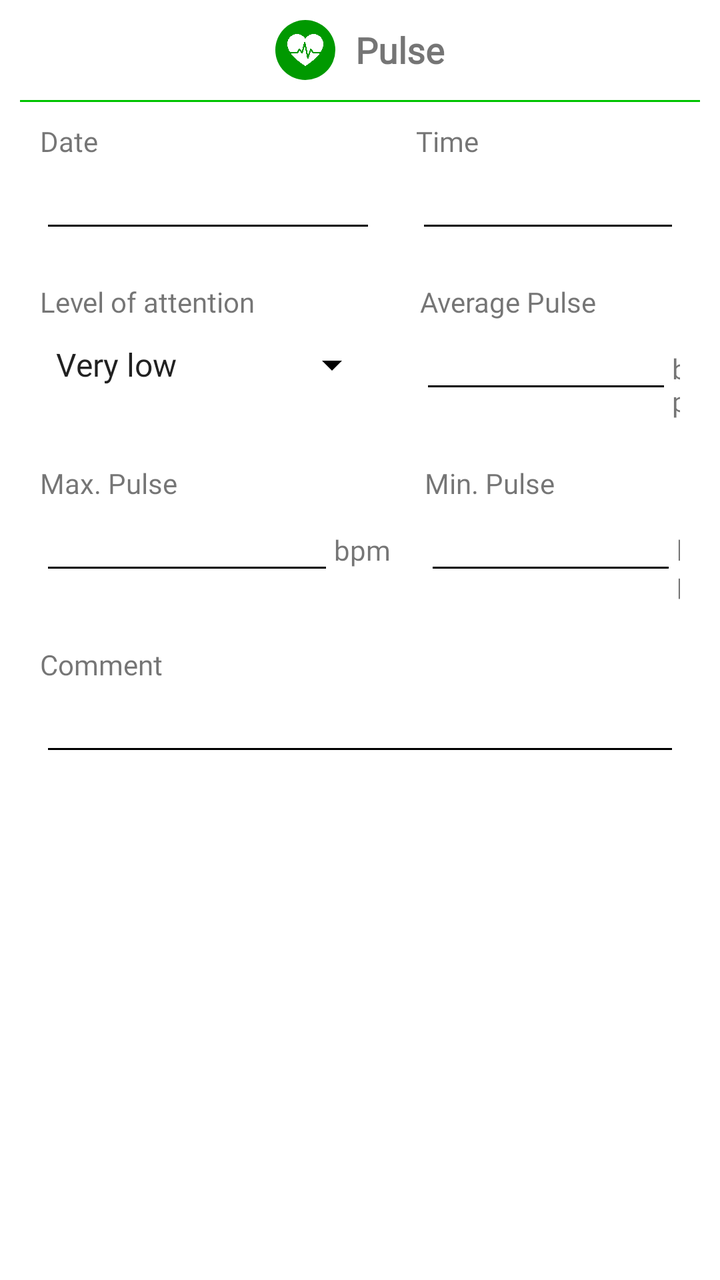
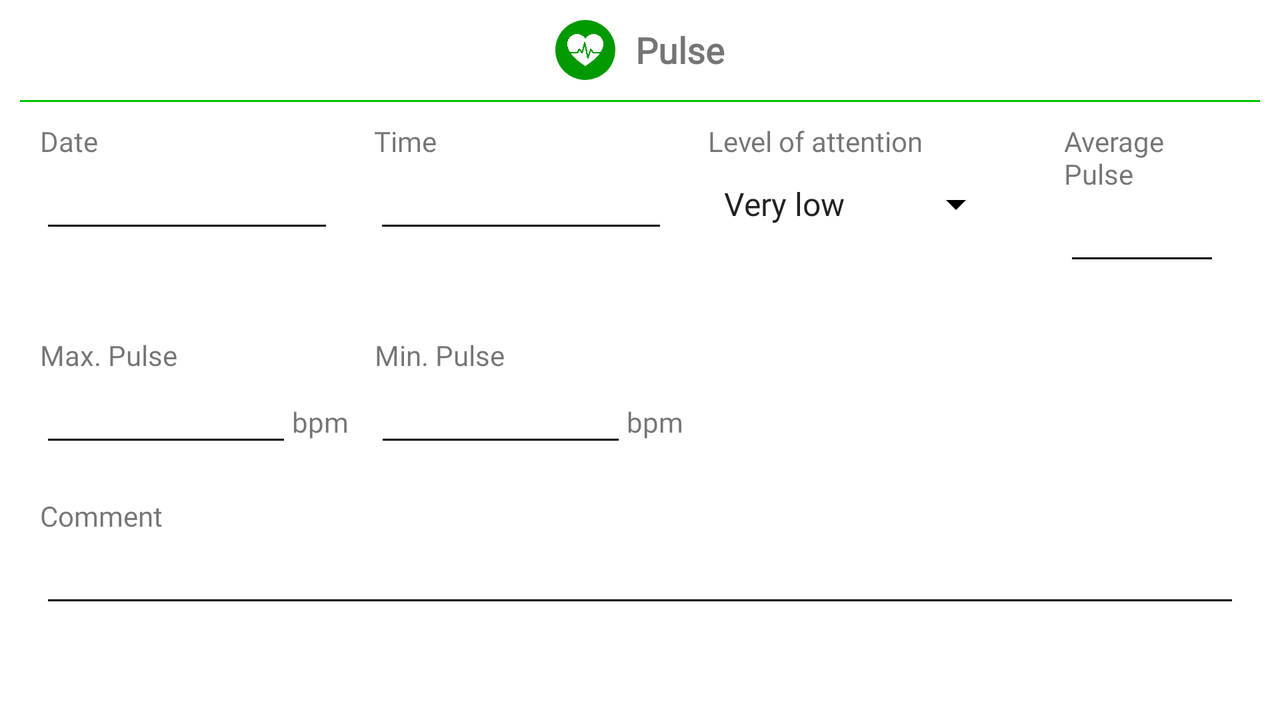

Two renders of one Android screen. The first uses the default layout on a phone; the second uses the alternative layout the repository ships for a different screen configuration, on a matching device. The two XML files are below.
<!-- AndroidManifest.xml: application theme Theme.MyHealthMonitor -->
<!-- res/layout/fragment_pulse.xml -->
<?xml version="1.0" encoding="utf-8"?>
<LinearLayout
    xmlns:android="http://schemas.android.com/apk/res/android"
    xmlns:app="http://schemas.android.com/apk/res-auto"
    xmlns:tools="http://schemas.android.com/tools"
    android:layout_width="match_parent"
    android:layout_height="match_parent"
    tools:context=".NewReportActivity"
    android:orientation="vertical">

    <LinearLayout
        android:layout_width="match_parent"
        android:layout_height="wrap_content"
        android:orientation="horizontal"

        android:layout_marginStart="20dp"
        android:layout_marginEnd="20dp"
        android:layout_marginTop="10dp"
        android:layout_marginBottom="10dp"
        android:gravity="center" >

        <ImageView
            android:layout_width="30dp"
            android:layout_height="30dp"
            app:srcCompat="@drawable/img_heart_beat"
            android:background="@drawable/background_green_oval"
            app:tint="@color/white"
            android:padding="6dp"
            android:layout_marginEnd="10dp"
            android:contentDescription="@string/pulse" />

        <TextView
            android:layout_height="wrap_content"
            android:layout_width="wrap_content"
            android:textSize="18sp"
            android:textStyle="bold"
            android:text="@string/pulse"
            />
    </LinearLayout>

    <View
        android:layout_width="match_parent"
        android:layout_height="1dp"
        android:background="@color/green"
        android:layout_marginStart="10dp"
        android:layout_marginEnd="10dp"/>

    <LinearLayout
        android:layout_width="match_parent"
        android:layout_height="wrap_content"
        android:orientation="horizontal"
        android:layout_marginStart="20dp"
        android:layout_marginEnd="20dp"
        android:layout_marginTop="10dp"
        android:layout_marginBottom="10dp">

        <LinearLayout
            android:orientation="vertical"
            android:layout_width="wrap_content"
            android:layout_height="wrap_content"

            android:layout_marginEnd="10dp">

            <TextView
                android:layout_height="wrap_content"
                android:layout_width="wrap_content"

                android:text="@string/date" />

            <EditText
                android:id="@+id/date"

                android:layout_height="wrap_content"
                android:layout_width="wrap_content"
                android:ems="8"

                android:focusable="false" />
        </LinearLayout>

        <LinearLayout
            android:orientation="vertical"
            android:layout_height="wrap_content"
            android:layout_width="wrap_content"
            android:layout_marginStart="10dp">

            <TextView
                android:layout_height="wrap_content"
                android:layout_width="wrap_content"

                android:text="@string/time" />

            <EditText
                android:id="@+id/time"

                android:layout_height="wrap_content"
                android:layout_width="wrap_content"
                android:ems="8"

                android:focusable="false" />
        </LinearLayout>
    </LinearLayout>

    <LinearLayout
        android:layout_width="match_parent"
        android:layout_height="wrap_content"
        android:orientation="horizontal"

        android:layout_marginStart="20dp"
        android:layout_marginEnd="20dp"
        android:layout_marginTop="10dp"
        android:layout_marginBottom="10dp">

        <LinearLayout
            android:orientation="vertical"
            android:layout_width="wrap_content"
            android:layout_height="wrap_content"

            android:layout_marginEnd="10dp">

            <TextView
                android:layout_width="wrap_content"
                android:layout_height="wrap_content"

                android:text="@string/attention" />

            <Spinner
                android:id="@+id/attention"
                android:layout_width="170dp"
                android:layout_height="wrap_content"
                android:entries="@array/attention"
                android:layout_marginTop="10dp"/>
        </LinearLayout>

        <LinearLayout
            android:orientation="vertical"
            android:layout_width="wrap_content"
            android:layout_height="wrap_content"

            android:layout_marginStart="10dp">

            <TextView
                android:layout_height="wrap_content"
                android:layout_width="wrap_content"

                android:text="@string/avgPulse" />

            <LinearLayout
                android:orientation="horizontal"
                android:layout_height="wrap_content"
                android:layout_width="wrap_content">
                <EditText
                    android:id="@+id/avgPulse"

                    android:layout_height="wrap_content"
                    android:layout_width="wrap_content"
                    android:ems="6"
                    android:inputType="numberSigned"/>
                <TextView
                    android:layout_height="wrap_content"
                    android:layout_width="wrap_content"

                    android:text="bpm" />
            </LinearLayout>
        </LinearLayout>
    </LinearLayout>

    <LinearLayout
        android:layout_width="match_parent"
        android:layout_height="wrap_content"
        android:orientation="horizontal"

        android:layout_marginStart="20dp"
        android:layout_marginEnd="20dp"
        android:layout_marginTop="10dp"
        android:layout_marginBottom="10dp">

        <LinearLayout
            android:orientation="vertical"
            android:layout_height="wrap_content"
            android:layout_width="wrap_content"
            android:layout_marginEnd="10dp">

            <TextView
                android:layout_height="wrap_content"
                android:layout_width="wrap_content"

                android:text="@string/maxPulse" />

            <LinearLayout
                android:orientation="horizontal"
                android:layout_height="wrap_content"
                android:layout_width="wrap_content">
                <EditText
                    android:id="@+id/maxPulse"

                    android:layout_height="wrap_content"
                    android:layout_width="wrap_content"
                    android:ems="7"
                    android:inputType="numberSigned"/>
                <TextView
                    android:layout_height="wrap_content"
                    android:layout_width="wrap_content"

                    android:text="bpm" />
            </LinearLayout>
        </LinearLayout>
        <LinearLayout
            android:orientation="vertical"
            android:layout_height="wrap_content"
            android:layout_width="wrap_content"
            android:layout_marginStart="7dp">

            <TextView
                android:layout_height="wrap_content"
                android:layout_width="wrap_content"

                android:text="@string/minPulse" />

            <LinearLayout
                android:orientation="horizontal"
                android:layout_height="wrap_content"
                android:layout_width="wrap_content">
                <EditText
                    android:id="@+id/minPulse"

                    android:layout_height="wrap_content"
                    android:layout_width="wrap_content"
                    android:ems="6"
                    android:inputType="numberSigned"/>
                <TextView
                    android:layout_height="wrap_content"
                    android:layout_width="wrap_content"

                    android:text="bpm" />
            </LinearLayout>
        </LinearLayout>
    </LinearLayout>

    <LinearLayout
        android:layout_width="match_parent"
        android:layout_height="wrap_content"
        android:orientation="vertical"
        android:layout_marginStart="20dp"
        android:layout_marginEnd="20dp"
        android:layout_marginTop="10dp"
        android:layout_marginBottom="10dp">

        <TextView
            android:layout_height="wrap_content"
            android:layout_width="wrap_content"

            android:text="@string/comment" />

        <EditText
            android:id="@+id/comment"
            android:inputType="textMultiLine"

            android:layout_width="match_parent"
            android:layout_height="wrap_content"
            />
    </LinearLayout>
</LinearLayout>
<!-- resources referenced by this layout -->
<resources>
  <string-array name="attention">
          <item>Very low</item>
          <item>Low</item>
          <item>Medium</item>
          <item>High</item>
          <item>Very high</item>
      </string-array>
  <color name="green">#00c300</color>
  <color name="white">#FFFFFF</color>
  <!-- drawable background_green_oval (drawable) -->
  <?xml version="1.0" encoding="utf-8"?>
  <shape
      xmlns:android="http://schemas.android.com/apk/res/android"
      android:shape="oval">
      <solid android:color="@color/green_dark"/>
  </shape>
  <!-- drawable img_heart_beat: png bitmap (drawable, 49535 bytes) -->
  <string name="attention">Level of attention</string>
  <string name="avgPulse">Average Pulse</string>
  <string name="comment">Comment</string>
  <string name="date">Date</string>
  <string name="maxPulse">Max. Pulse</string>
  <string name="minPulse">Min. Pulse</string>
  <string name="pulse">Pulse</string>
  <string name="time">Time</string>
  <style name="Theme.MyHealthMonitor" parent="Theme.MaterialComponents.DayNight.DarkActionBar">
          
          <item name="colorPrimary">@color/green</item>
          <item name="colorPrimaryVariant">@color/green_light</item>
          <item name="colorOnPrimary">@color/white</item>
          <item name="android:fontFamily">@font/louis_george_cafe</item>
  
          
          <item name="colorSecondary">@color/green_dark</item>
          <item name="colorSecondaryVariant">@color/green</item>
          <item name="colorOnSecondary">@color/white</item>
  
          <item name="android:statusBarColor">@color/green</item>
          <item name="android:colorControlNormal">@color/black</item>
      </style>
  <color name="green_dark">#009900</color>
  <color name="green_light">#ccffb3</color>
  <color name="black">#000000</color>
</resources>
<!-- res/layout-land/fragment_pulse.xml (the repository's variant of the layout above) -->
<!-- drawn on the phone turned sideways -->
<?xml version="1.0" encoding="utf-8"?>
<LinearLayout
    xmlns:android="http://schemas.android.com/apk/res/android"
    xmlns:app="http://schemas.android.com/apk/res-auto"
    xmlns:tools="http://schemas.android.com/tools"
    android:layout_width="match_parent"
    android:layout_height="match_parent"
    tools:context=".NewReportActivity"
    android:orientation="vertical">

    <LinearLayout
        android:layout_width="match_parent"
        android:layout_height="wrap_content"
        android:orientation="horizontal"

        android:layout_marginStart="20dp"
        android:layout_marginEnd="20dp"
        android:layout_marginTop="10dp"
        android:layout_marginBottom="10dp"
        android:gravity="center" >

        <ImageView
            android:layout_width="30dp"
            android:layout_height="30dp"
            app:srcCompat="@drawable/img_heart_beat"
            android:background="@drawable/background_green_oval"
            app:tint="@color/white"
            android:padding="6dp"
            android:layout_marginEnd="10dp"
            android:contentDescription="@string/pulse" />

        <TextView
            android:layout_height="wrap_content"
            android:layout_width="wrap_content"
            android:textSize="18sp"
            android:textStyle="bold"
            android:text="@string/pulse"
            />
    </LinearLayout>

    <View
        android:layout_width="match_parent"
        android:layout_height="1dp"
        android:background="@color/green"
        android:layout_marginStart="10dp"
        android:layout_marginEnd="10dp"/>

    <LinearLayout
        android:layout_width="match_parent"
        android:layout_height="wrap_content"
        android:orientation="horizontal"
        android:layout_marginStart="20dp"
        android:layout_marginEnd="20dp"
        android:layout_marginTop="10dp"
        android:layout_marginBottom="10dp">

        <LinearLayout
            android:orientation="vertical"
            android:layout_width="wrap_content"
            android:layout_height="wrap_content"

            android:layout_marginEnd="10dp">

            <TextView
                android:layout_height="wrap_content"
                android:layout_width="wrap_content"

                android:text="@string/date" />

            <EditText
                android:id="@+id/date"

                android:layout_height="wrap_content"
                android:layout_width="wrap_content"
                android:ems="7"

                android:focusable="false" />
        </LinearLayout>

        <LinearLayout
            android:orientation="vertical"
            android:layout_height="wrap_content"
            android:layout_width="wrap_content"
            android:layout_marginStart="10dp"
            android:layout_marginEnd="10dp">

            <TextView
                android:layout_height="wrap_content"
                android:layout_width="wrap_content"

                android:text="@string/time" />

            <EditText
                android:id="@+id/time"

                android:layout_height="wrap_content"
                android:layout_width="wrap_content"
                android:ems="7"

                android:focusable="false" />
        </LinearLayout>

        <LinearLayout
            android:layout_width="wrap_content"
            android:layout_height="wrap_content"
            android:orientation="vertical"

            android:layout_marginStart="10dp"
            android:layout_marginEnd="10dp">

            <TextView
                android:layout_width="wrap_content"
                android:layout_height="wrap_content"

                android:text="@string/attention" />

            <Spinner
                android:id="@+id/attention"
                android:layout_width="148dp"
                android:layout_height="wrap_content"
                android:entries="@array/attention"
                android:layout_marginTop="10dp"/>

        </LinearLayout>

        <LinearLayout
            android:orientation="vertical"
            android:layout_width="wrap_content"
            android:layout_height="wrap_content"
            android:layout_marginStart="20dp"
            android:layout_marginEnd="10dp">

            <TextView
                android:layout_height="wrap_content"
                android:layout_width="wrap_content"

                android:text="@string/avgPulse" />

            <LinearLayout
                android:orientation="horizontal"
                android:layout_height="wrap_content"
                android:layout_width="wrap_content">
                <EditText
                    android:id="@+id/avgPulse"

                    android:layout_height="wrap_content"
                    android:layout_width="wrap_content"
                    android:ems="6"
                    android:inputType="numberSigned"/>
                <TextView
                    android:layout_height="wrap_content"
                    android:layout_width="wrap_content"

                    android:text="bpm" />
            </LinearLayout>
        </LinearLayout>
    </LinearLayout>

    <LinearLayout
        android:layout_width="match_parent"
        android:layout_height="wrap_content"
        android:orientation="horizontal"
        android:layout_marginStart="20dp"
        android:layout_marginEnd="20dp"
        android:layout_marginTop="10dp"
        android:layout_marginBottom="10dp">
        <LinearLayout
            android:orientation="vertical"
            android:layout_height="wrap_content"
            android:layout_width="wrap_content"
            android:layout_marginEnd="10dp">

            <TextView
                android:layout_height="wrap_content"
                android:layout_width="wrap_content"

                android:text="@string/maxPulse" />

            <LinearLayout
                android:orientation="horizontal"
                android:layout_height="wrap_content"
                android:layout_width="wrap_content">
                <EditText
                    android:id="@+id/maxPulse"

                    android:layout_height="wrap_content"
                    android:layout_width="wrap_content"
                    android:ems="6"
                    android:inputType="numberSigned"/>
                <TextView
                    android:layout_height="wrap_content"
                    android:layout_width="wrap_content"

                    android:text="bpm" />
            </LinearLayout>
        </LinearLayout>
        <LinearLayout
            android:orientation="vertical"
            android:layout_height="wrap_content"
            android:layout_width="wrap_content"
            android:layout_marginStart="3dp">

            <TextView
                android:layout_height="wrap_content"
                android:layout_width="wrap_content"

                android:text="@string/minPulse" />

            <LinearLayout
                android:orientation="horizontal"
                android:layout_height="wrap_content"
                android:layout_width="wrap_content">
                <EditText
                    android:id="@+id/minPulse"

                    android:layout_height="wrap_content"
                    android:layout_width="wrap_content"
                    android:ems="6"
                    android:inputType="numberSigned"/>
                <TextView
                    android:layout_height="wrap_content"
                    android:layout_width="wrap_content"

                    android:text="bpm" />
            </LinearLayout>
        </LinearLayout>
    </LinearLayout>

    <LinearLayout
        android:layout_width="match_parent"
        android:layout_height="wrap_content"
        android:orientation="vertical"
        android:layout_marginStart="20dp"
        android:layout_marginEnd="20dp"
        android:layout_marginTop="10dp"
        android:layout_marginBottom="10dp">

        <TextView
            android:layout_height="wrap_content"
            android:layout_width="wrap_content"

            android:text="@string/comment" />

        <EditText
            android:id="@+id/comment"
            android:inputType="textMultiLine"

            android:layout_width="match_parent"
            android:layout_height="wrap_content"
            />
    </LinearLayout>
</LinearLayout>
